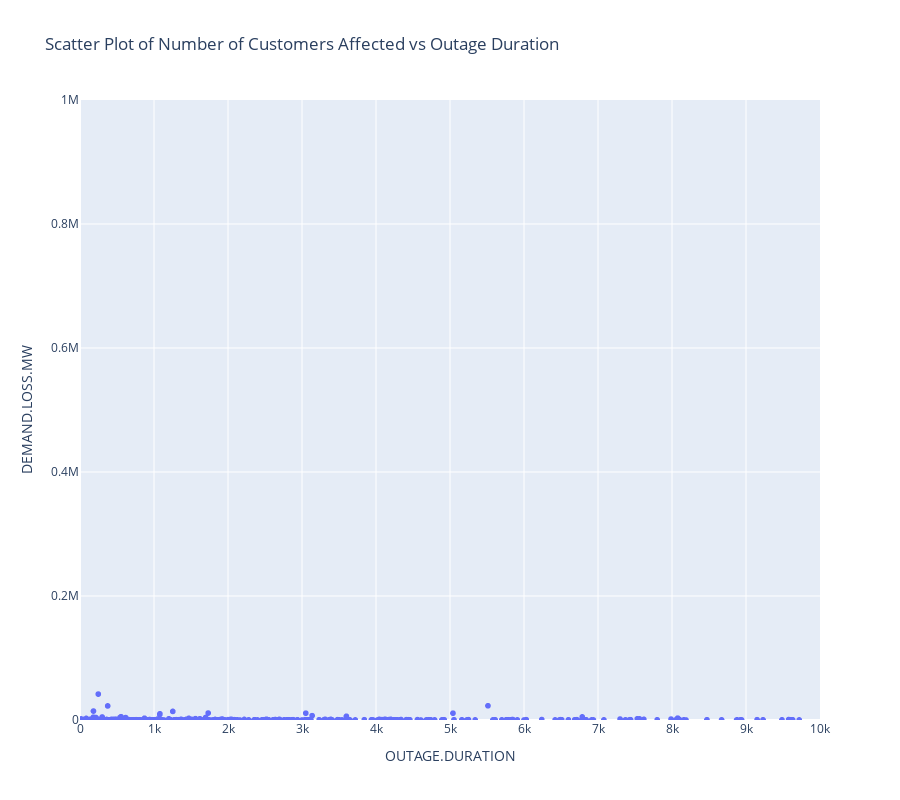

The code cell stored with this chart in its notebook:
### Code cell
# Scatter Plot of Outage duration vs Demand Loss (Zoomed in)
fig4 = px.scatter(df_no_unit, x="OUTAGE.DURATION", y="DEMAND.LOSS.MW", title='Scatter Plot of Number of Customers Affected vs Outage Duration')
fig4.update_layout(
    xaxis=dict(range=[0, 10000]),
    yaxis=dict(range=[0, 1000000]),
    height=800)
fig4.show()

### Figure 1 — Plotly figure (JSON) as saved in the notebook; plotly's stock layout.template omitted (floating-point values rounded to 4 significant figures; data arrays with more than 128 entries replaced by an {"elided": "..."} marker saying what was removed)
{"data": [{"hovertemplate": "OUTAGE.DURATION=%{x}<br>DEMAND.LOSS.MW=%{y}<extra></extra>", "legendgroup": "", "marker": {"color": "#636efa", "symbol": "circle"}, "mode": "markers", "name": "", "showlegend": false, "type": "scattergl", "x": {"elided": "1534 int values"}, "xaxis": "x", "y": {"elided": "1534 int values"}, "yaxis": "y"}], "layout": {"height": 800, "legend": {"tracegroupgap": 0}, "title": {"text": "Scatter Plot of Number of Customers Affected vs Outage Duration"}, "xaxis": {"anchor": "y", "domain": [0, 1], "range": [0, 10000], "title": {"text": "OUTAGE.DURATION"}}, "yaxis": {"anchor": "x", "domain": [0, 1], "range": [0, 1000000], "title": {"text": "DEMAND.LOSS.MW"}}}}
